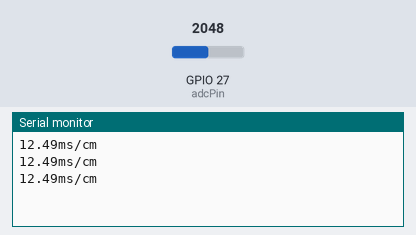
This sketch was run on a simulated ESP32. Parts: the last lines printed to the serial monitor. Inputs (shaded band) come from the test bench; at power-on: GPIO 27 (adcPin) = 2048.

Above: at 2.2 s.
2.3 s: GPIO 27 (adcPin) set to 2866
At 2.9 s:
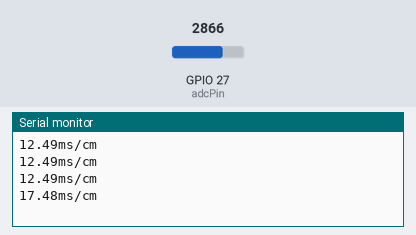
3.8 s: GPIO 27 (adcPin) set to 3603
At 4.4 s:
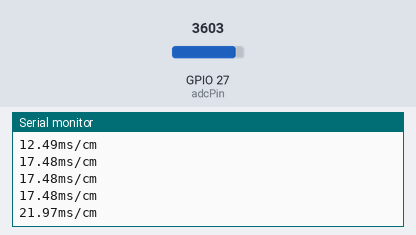
Timing chart, 0 to 6.8 s (numbered marks = the images above; inputs shaded):
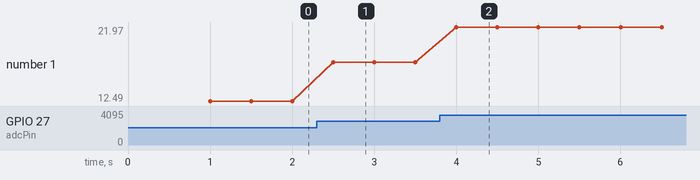

Measured:
- after the input at 2.3 s, the serial monitor: prints a new line after 0.20 s (image 1)
- after the input at 3.8 s, the serial monitor: prints a new line after 0.20 s (image 2)
- plotted number 1: 12.49 → 17.48 after the input at 2.3 s, 17.48 → 21.97 after the input at 3.8 s

The sketch:

EC_Sensor.ino
```cpp
// Potentiometer is connected to GPIO 34 (Analog ADC1_CH6)
const int adcPin = 27;

// variable for storing the potentiometer value
float voltage,ecValue,temperature = 25;

#define RES2 820.0
#define ECREF 200.0

float readEC(float voltage, float temperature)
{
    float value = 0;
    value = 1000*voltage/RES2/ECREF;
    value = value / (1.0+0.0185*(temperature-25.0));  //temperature compensation
    return value;
}

void setup() {
  Serial.begin(115200);
  delay(1000);
}

void loop() {
  // Reading potentiometer value
  voltage = analogRead(adcPin);
  ecValue = readEC(voltage, temperature);
  Serial.print(ecValue,2);
  Serial.println("ms/cm");
  delay(500);
}
```
